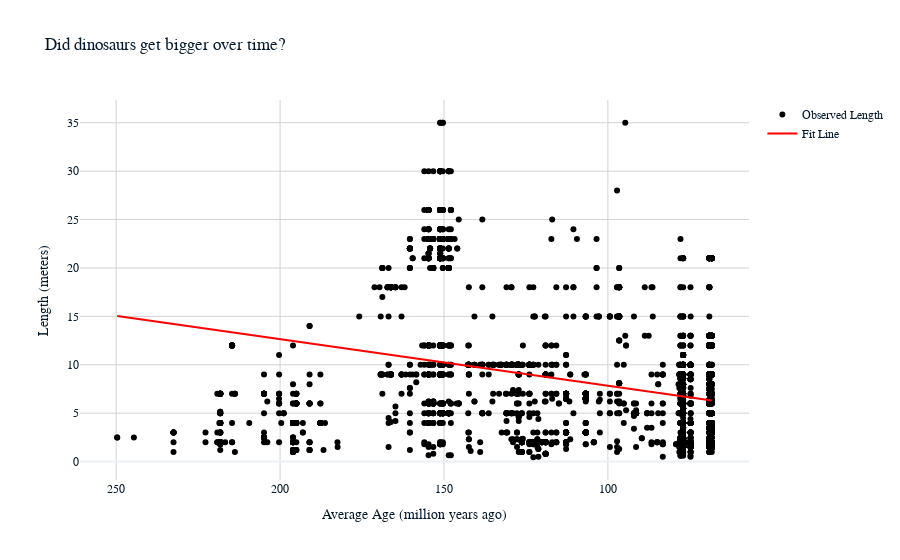

Source (notebook cell):
### Markdown cell above
### 4. Did dinosaurs get bigger over time?

### Code cell
# Calculate the average age of dinosaurs for better temporal resolution
df['average_age'] = (df['max_ma'] + df['min_ma']) / 2

# Clean the data by dropping rows where length or age data might be missing
df_clean = df.dropna(subset=['length_m', 'average_age'])

# Perform linear regression
slope, intercept, r_value, p_value, std_err = linregress(df_clean['average_age'], df_clean['length_m'])

# Prepare to plot the regression line
df_clean['predicted_length'] = intercept + slope * df_clean['average_age']

# Create the scatter plot and add the regression line
fig = go.Figure()
fig.add_trace(go.Scatter(x=df_clean['average_age'], y=df_clean['length_m'], mode='markers',
                         marker=dict(color='black'), name='Observed Length'))
fig.add_trace(go.Scatter(x=df_clean['average_age'], y=df_clean['predicted_length'], mode='lines',
                         line=dict(color='red'), name='Fit Line'))

# Update layout for clarity and style
fig.update_layout(
    title='Did dinosaurs get bigger over time?',
    xaxis=dict(title='Average Age (million years ago)', autorange='reversed', showgrid=True, gridcolor='lightgrey'),
    yaxis=dict(title='Length (meters)', showgrid=True, gridcolor='lightgrey'),
    plot_bgcolor='white',
    paper_bgcolor='white'
)

fig.show()

# Output the statistical results
print(f"R-squared: {r_value**2:.4f}")
print(f"P-value: {p_value:.4g}")

### Figure 1 — Plotly figure (JSON) as saved in the notebook; plotly's stock layout.template omitted (floating-point values rounded to 4 significant figures; data arrays with more than 128 entries replaced by an {"elided": "..."} marker saying what was removed)
{"data": [{"marker": {"color": "black"}, "mode": "markers", "name": "Observed Length", "x": {"elided": "3568 float values"}, "y": {"elided": "3568 float values"}, "type": "scatter"}, {"line": {"color": "red"}, "mode": "lines", "name": "Fit Line", "x": {"elided": "3568 float values"}, "y": {"elided": "3568 float values"}, "type": "scatter"}], "layout": {"xaxis": {"title": {"text": "Average Age (million years ago)"}, "autorange": "reversed", "showgrid": true, "gridcolor": "lightgrey"}, "yaxis": {"title": {"text": "Length (meters)"}, "showgrid": true, "gridcolor": "lightgrey"}, "title": {"text": "Did dinosaurs get bigger over time?"}, "plot_bgcolor": "white", "paper_bgcolor": "white"}}
